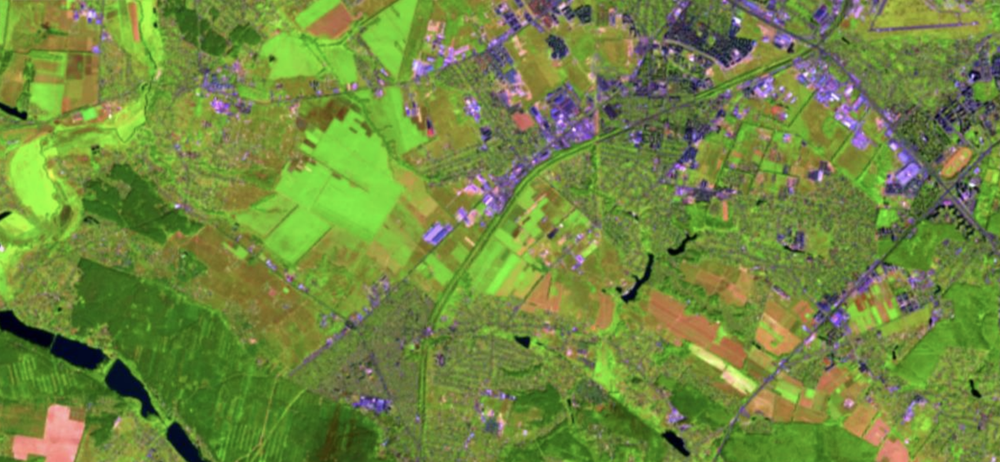
#> input picture images/zabyria.png, 1000 x 462 px, shrunk from 1728 x 798 before the run
$ python zabyria_filtered.py
#> lines starting #> are read from the running program, lines starting #| are printed output that depends on the picture; after the words box and inside, x2 and y2 are one past the last pixel; in counts of white or black regions, pixels touching at a corner belong together
#> in analyze_zabyria_lab3, image is the input picture: shape (462, 1000, 3); mean B, G, R 65.1, 135.6, 113.8
import cv2
import numpy as np
import matplotlib.pyplot as plt


def plot_histogram(image, title, ax):
    gray = cv2.cvtColor(image, cv2.COLOR_BGR2GRAY)
    hist = cv2.calcHist([gray], [0], None, [256], [0, 256])

    ax.set_title(title)
    ax.set_xlabel("Intensity")
    ax.set_ylabel("Count")
    ax.plot(hist, color='black')
    ax.set_xlim([0, 256])
    ax.grid(True, linestyle='--', alpha=0.5)


def enhance_contrast_clahe(image):
    lab = cv2.cvtColor(image, cv2.COLOR_BGR2LAB)
#> lab: shape (462, 1000, 3); mean of channels 0, 1, 2 136.5, 109.5, 162.2
    l, a, b = cv2.split(lab)

    # CLAHE (Contrast Limited Adaptive Histogram Equalization)
    clahe = cv2.createCLAHE(clipLimit=3.0, tileGridSize=(8, 8))
    cl = clahe.apply(l)

    limg = cv2.merge((cl, a, b))
#> limg: shape (462, 1000, 3); mean of channels 0, 1, 2 130.5, 109.5, 162.2
    final = cv2.cvtColor(limg, cv2.COLOR_LAB2BGR)
    return final


def apply_advanced_filtering(image):
    # Bilateral Filter
    bilateral = cv2.bilateralFilter(image, 9, 75, 75)

    # Sharpening
    kernel = np.array([[0, -1, 0],
                       [-1, 5, -1],
                       [0, -1, 0]])
    sharpened = cv2.filter2D(bilateral, -1, kernel)

    return sharpened


def analyze_zabyria_lab3(image_path):
    image = cv2.imread(image_path)
    if image is None:
        print("Файл не знайдено.")
        return

    contrast_enhanced = enhance_contrast_clahe(image)

    # Bilateral + Sharpening
    filtered = apply_advanced_filtering(contrast_enhanced)

    # HSV сегментація
    hsv = cv2.cvtColor(filtered, cv2.COLOR_BGR2HSV)
#> hsv: shape (462, 1000, 3); mean H, S, V 45.2, 156.3, 135.9
    lower_purple = np.array([105, 30, 40])  # S підняли з 20 до 30 завдяки CLAHE
    upper_purple = np.array([170, 255, 255])
    mask = cv2.inRange(hsv, lower_purple, upper_purple)
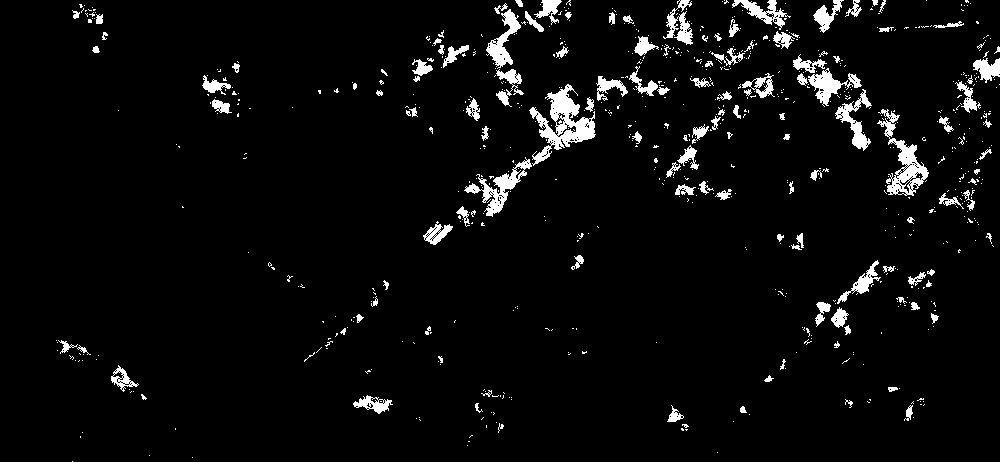
#> mask: shape (462, 1000); 4.5% white; 738 white regions (610 under 20 px), largest, box (x1, y1, x2, y2) and area: (529, 84, 596, 166) 1998, (877, 109, 929, 196) 1364, (464, 157, 532, 217) 1032

    # морфологічна очистка
    kernel = np.ones((3, 3), np.uint8)
    opening = cv2.morphologyEx(mask, cv2.MORPH_OPEN, kernel, iterations=2)
#> opening: shape (462, 1000); 1.9% white; 93 white regions (4 under 20 px), largest, box (x1, y1, x2, y2) and area: (551, 90, 579, 115) 462, (562, 119, 595, 141) 447, (814, 72, 841, 104) 444

    # Watershed підготовка
    sure_bg = cv2.dilate(opening, kernel, iterations=3)
#> sure_bg: shape (462, 1000); 4.9% white; 59 white regions, largest, box (x1, y1, x2, y2) and area: (538, 87, 598, 147) 2284, (485, 9, 523, 86) 1531, (894, 138, 931, 185) 1149
    dist_transform = cv2.distanceTransform(opening, cv2.DIST_L2, 5)

    # поріг
    ret, sure_fg = cv2.threshold(dist_transform, 0.2 * dist_transform.max(), 255, 0)
#> sure_fg: shape (462, 1000) float32; 1.2% white; 98 white regions (47 under 20 px), largest, box (x1, y1, x2, y2) and area: (552, 91, 578, 114) 348, (815, 73, 840, 103) 324, (563, 120, 594, 140) 313
#> ret = 1.8
    sure_fg = np.uint8(sure_fg)
    sure_fg = cv2.erode(sure_fg, kernel, iterations=1)
#> sure_fg: shape (462, 1000); 0.56% white; 112 white regions (84 under 20 px), largest, box (x1, y1, x2, y2) and area: (553, 92, 577, 113) 242, (816, 74, 839, 102) 212, (564, 121, 593, 139) 187

    unknown = cv2.subtract(sure_bg, sure_fg)
#> unknown: shape (462, 1000); 4.3% white; 59 white regions, largest, box (x1, y1, x2, y2) and area: (538, 87, 598, 147) 1797, (485, 9, 523, 86) 1286, (894, 138, 931, 185) 995

    ret, markers = cv2.connectedComponents(sure_fg)
#> markers: shape (462, 1000) int32; 113 distinct labels, from 0 to 112
#> ret = 113
    markers = markers + 1
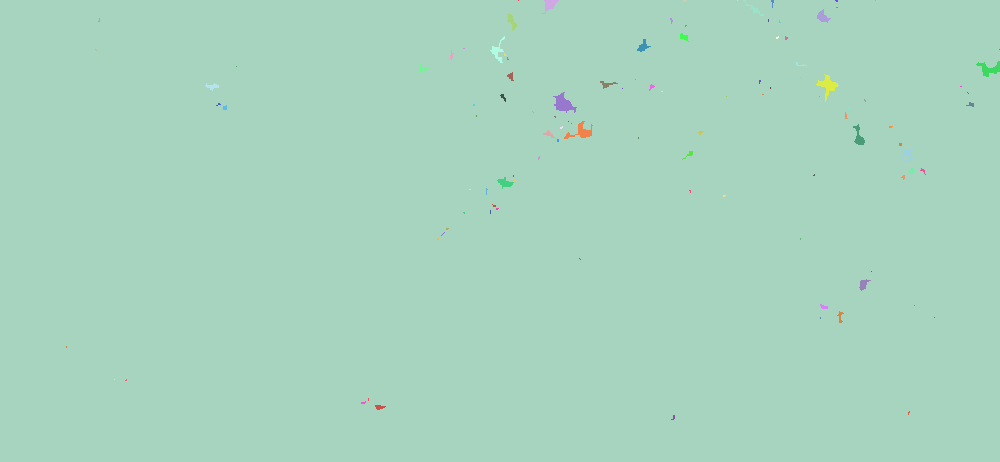
#> markers: shape (462, 1000) int32; 113 distinct labels, from 1 to 113; one colour per label, 0 black
    markers[unknown == 255] = 0

    markers = cv2.watershed(filtered, markers)
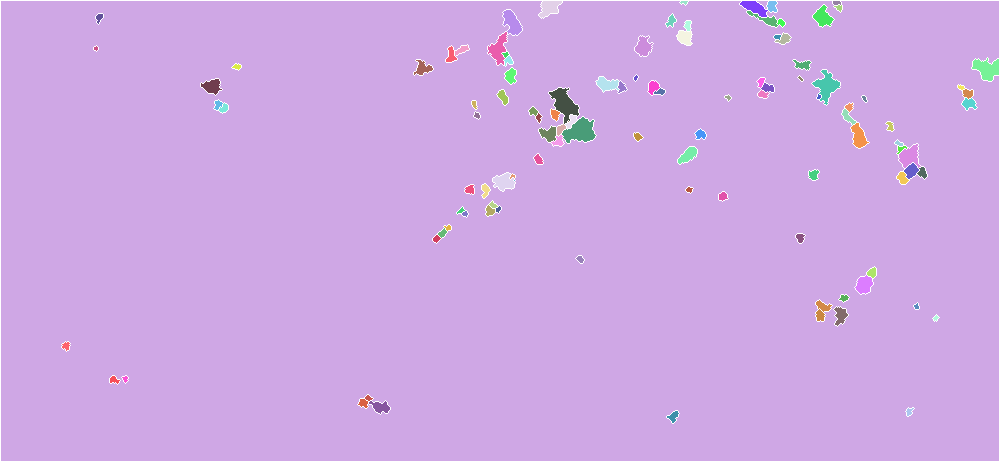
#> markers: shape (462, 1000) int32; 110 distinct labels, from -1 to 113; one colour per label, 0 black, -1 white

    output_img = cv2.cvtColor(filtered, cv2.COLOR_BGR2RGB)
    count = 0

    for label in np.unique(markers):
        if label <= 1: continue

        mask_temp = np.zeros(markers.shape, dtype="uint8")
        mask_temp[markers == label] = 255

        cnts, _ = cv2.findContours(mask_temp, cv2.RETR_EXTERNAL, cv2.CHAIN_APPROX_SIMPLE)

        for c in cnts:
            area = cv2.contourArea(c)
            if area > 15:
                cv2.drawContours(output_img, [c], -1, (255, 0, 0), 2)
                count += 1
#> this loop made 110 passes
#> label on passes 1, 5, 6, 9, 10, 11, 12, 13, 14, 15, 16, 17: -1, 6, 7, 11, 12, 13, 14, 15, 16, 17, 18, 19
#> (label, cnts) on passes 7, 8, 18, 24, 39, 46: (8, 1 contour, all with area under 20), (10, 1 contour, all with area under 20), (20, 1 contour, all with area under 20), (27, 1 contour, all with area under 20), (42, 1 contour, all with area under 20), (49, 1 contour, all with area under 20)
#> mask_temp: shape (462, 1000); 0.02% white; 1 white region, box (x1, y1, x2, y2) and area: (667, 411, 679, 423) 72
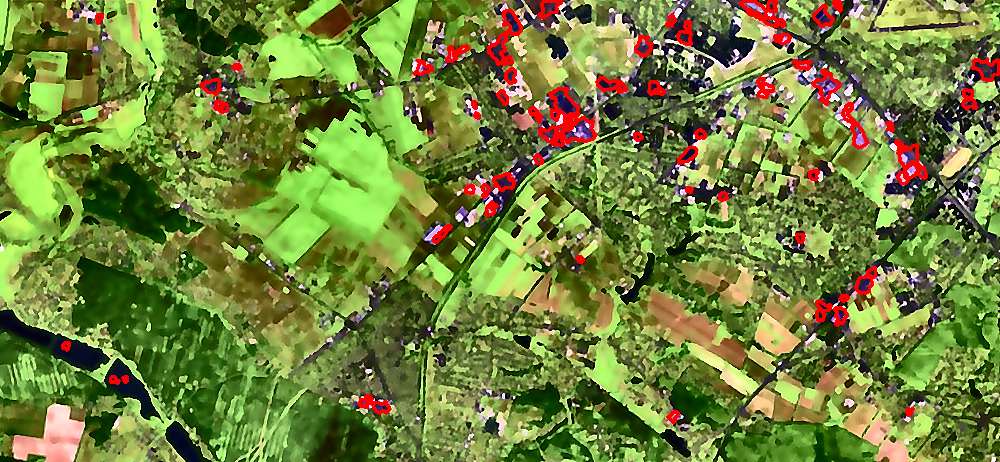
#> output_img: shape (462, 1000, 3); mean R, G, B 113.4, 129.1, 59.7
#> after the loop, count = 91

    # --- ВІЗУАЛІЗАЦІЯ ---
    plt.figure(figsize=(14, 10))
    plt.suptitle("Lab 3: Image Enhancement Analysis", fontsize=16)

    plt.subplot(2, 2, 1)
    plt.imshow(cv2.cvtColor(image, cv2.COLOR_BGR2RGB))
    plt.title("1. Original Image")
    plt.axis('off')

    plt.subplot(2, 2, 2)
    plt.imshow(cv2.cvtColor(filtered, cv2.COLOR_BGR2RGB))
    plt.title("2. Filtered & Enhanced (CLAHE + Bilateral)")
    plt.axis('off')

    ax3 = plt.subplot(2, 2, 3)
    plot_histogram(image, "3. Original Histogram", ax3)
#> in plot_histogram, `gray = cv2.cvtColor(image, cv2.COLOR_BGR2GRAY)`:
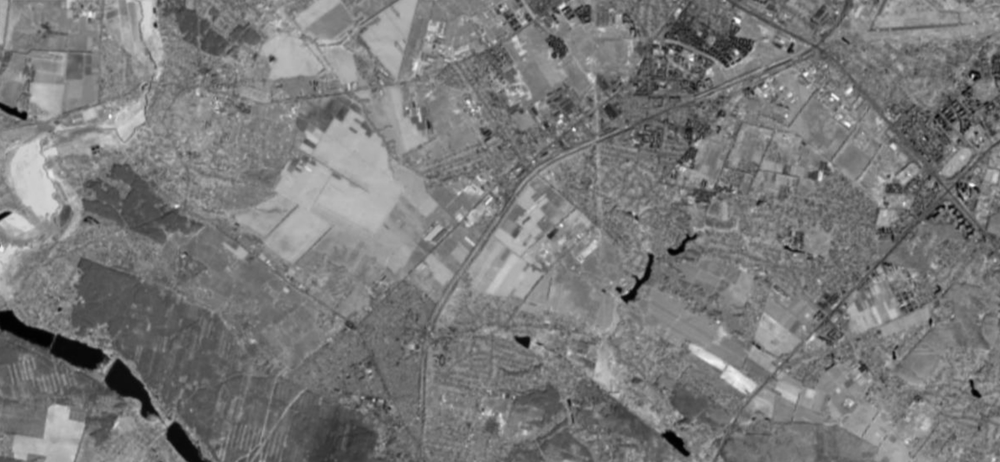
#> gray: shape (462, 1000); min 1, max 250, mean 121
#> in plot_histogram, `hist = cv2.calcHist([gray], [0], None, [256], [0, 256])`: hist = 256 values, max 8223 at index 119, min 0 at index 0, mean 1804.7

    ax4 = plt.subplot(2, 2, 4)
    plot_histogram(filtered, "4. Enhanced Histogram (Wider Range)", ax4)
#> call 2 of plot_histogram, with title = '4. Enhanced Histogram (Wider Range)'
#> in plot_histogram (call 2), `gray = cv2.cvtColor(image, cv2.COLOR_BGR2GRAY)`:
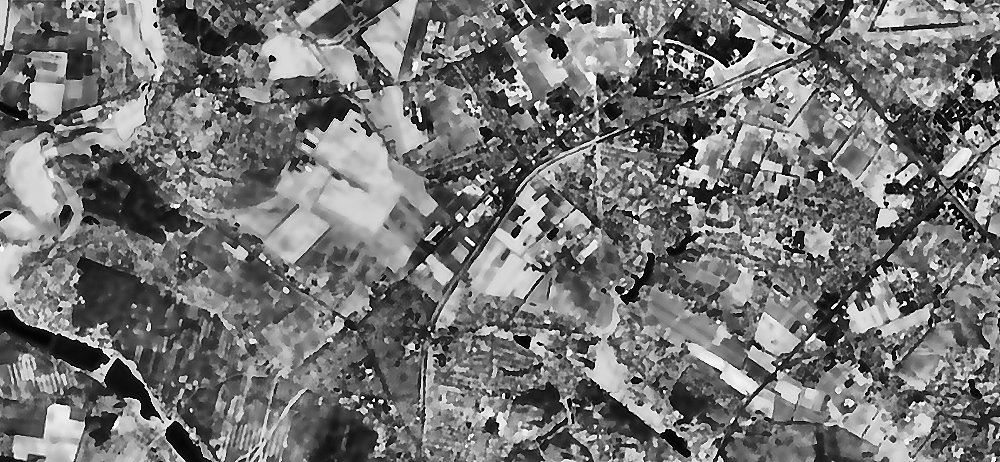
#> gray: shape (462, 1000); min 0, max 255, mean 116.8
#> in plot_histogram (call 2), `hist = cv2.calcHist([gray], [0], None, [256], [0, 256])`: hist = 256 values, max 5212 at index 0, min 177 at index 253, mean 1804.7

    plt.tight_layout()
    plt.show()
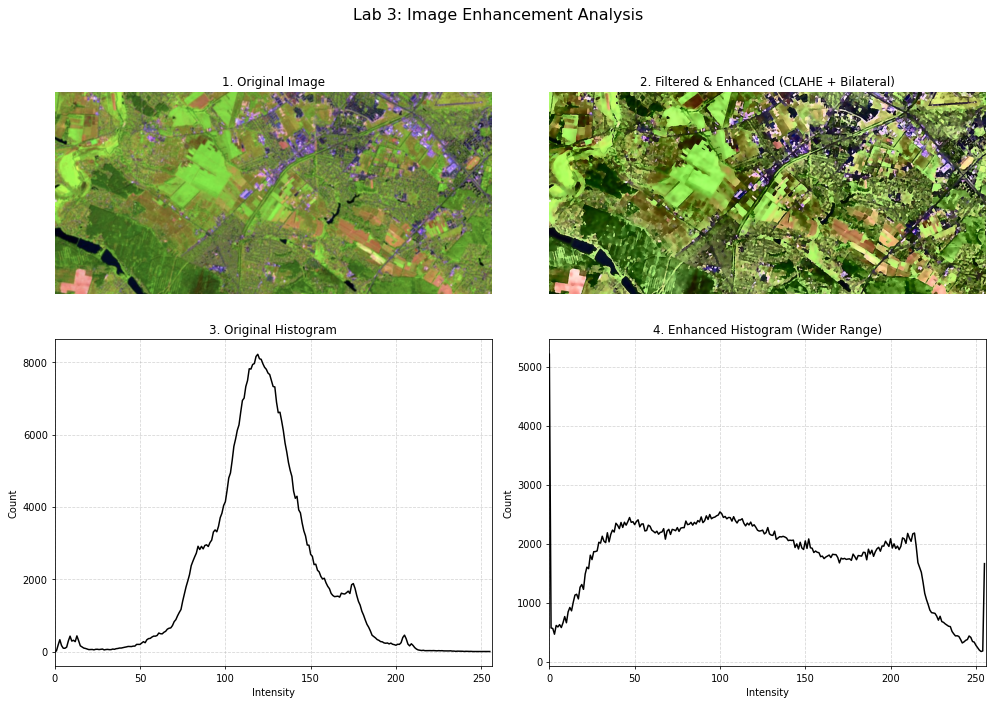
#> figure drawn by matplotlib, 4 panels; panel 3: curve peaks at x = 119, y = 8223; panel 4: curve peaks at x = 0, y = 5212

    plt.figure(figsize=(16, 10))
    plt.imshow(output_img)
    plt.title(f"Final Result: {count} buildings detected", fontsize=16)
    plt.axis('off')
    plt.tight_layout()
    plt.show()

    print(f"------------- Результати -------------")
    print(f"Знайдено об'єктів: {count}")
#| Знайдено об'єктів: 91


if __name__ == "__main__":
    analyze_zabyria_lab3('../images/zabyria.png')
